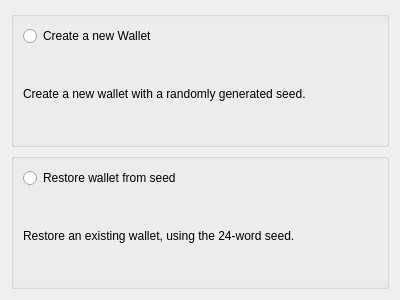
<?xml version="1.0" encoding="UTF-8"?>
<ui version="4.0">
 <class>CreateWalletForm</class>
 <widget class="QWidget" name="CreateWalletForm">
  <property name="geometry">
   <rect>
    <x>0</x>
    <y>0</y>
    <width>400</width>
    <height>300</height>
   </rect>
  </property>
  <property name="windowTitle">
   <string>Form</string>
  </property>
  <layout class="QGridLayout" name="gridLayout">
   <item row="1" column="0">
    <widget class="QGroupBox" name="groupBox_2">
     <property name="sizePolicy">
      <sizepolicy hsizetype="Preferred" vsizetype="Expanding">
       <horstretch>0</horstretch>
       <verstretch>0</verstretch>
      </sizepolicy>
     </property>
     <property name="title">
      <string/>
     </property>
     <layout class="QGridLayout" name="gridLayout_3">
      <item row="0" column="0">
       <widget class="QRadioButton" name="radioRestoreWallet">
        <property name="text">
         <string>Restore wallet from seed</string>
        </property>
       </widget>
      </item>
      <item row="1" column="0">
       <widget class="QLabel" name="label_3">
        <property name="text">
         <string>Restore an existing wallet, using the 24-word seed. </string>
        </property>
        <property name="wordWrap">
         <bool>true</bool>
        </property>
       </widget>
      </item>
     </layout>
    </widget>
   </item>
   <item row="0" column="0">
    <widget class="QGroupBox" name="groupBox">
     <property name="sizePolicy">
      <sizepolicy hsizetype="Preferred" vsizetype="Expanding">
       <horstretch>0</horstretch>
       <verstretch>0</verstretch>
      </sizepolicy>
     </property>
     <property name="title">
      <string/>
     </property>
     <layout class="QGridLayout" name="gridLayout_2">
      <item row="0" column="0">
       <widget class="QRadioButton" name="radioNewWallet">
        <property name="text">
         <string>Create a new Wallet</string>
        </property>
       </widget>
      </item>
      <item row="1" column="0">
       <widget class="QLabel" name="label_2">
        <property name="text">
         <string>Create a new wallet with a randomly generated seed.</string>
        </property>
        <property name="wordWrap">
         <bool>true</bool>
        </property>
       </widget>
      </item>
     </layout>
    </widget>
   </item>
  </layout>
 </widget>
 <resources/>
 <connections/>
</ui>
